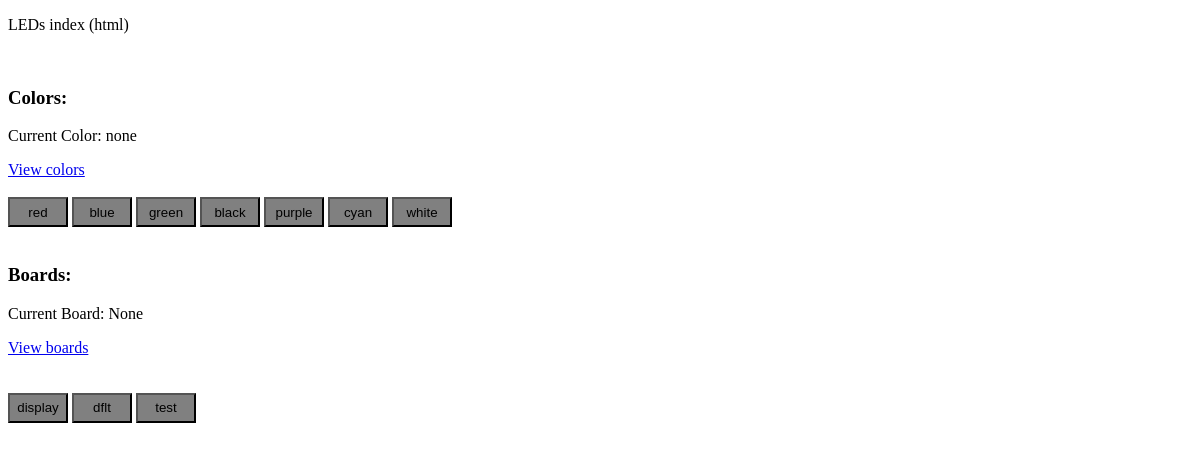
Screenshot of /leds/ (signed in) with the database file from the repository.
### leds/models.py (models this page shows, shortened)
class Color(models.Model):
    label = models.CharField(default="no_label", max_length=20)
    r = models.PositiveSmallIntegerField(default=0)
    g = models.PositiveSmallIntegerField(default=0)
    b = models.PositiveSmallIntegerField(default=0)
    def json(self):
        dat = serializers.serialize("json", [self])
        return dat

class Board(models.Model):
    height = models.PositiveSmallIntegerField(default=8)
    width = models.PositiveSmallIntegerField(default=32)
    label = models.CharField(default="board", max_length=30)

### leds/views.py (the view)
# urls.py: path('', views.index, name='index'),
def index(request):
    all_colors = Color.objects.all() # change to selected colors
    all_boards = Board.objects.all() # change to selected boards
    try:
        current_color_label = request.session['current_color']
    except:
        current_color_label = None
    try:
        current_board_label = request.session['current_board']
        current_board = Board.objects.get(label=current_board_label)
        current_arr = current_board.display_arr()
    except:
        current_board = None
        current_arr = None
    context = {
        'current_arr': current_arr,
        'colors': all_colors,
        'boards': all_boards,
        'current_color': current_color_label,
        'current_board': current_board
     }
    return render(request, 'leds/index.html', context)

### leds/templates/leds/index.html (shortened to what this page needs)
{% extends "leds/base.html" %}
{% block body %}
    <p>LEDs index (html)</p>
    <br>
    {% block colors %}
        {% include "leds/color_preview.html" %}
    {% endblock %}
    <br>
    <br>
    {% block boards %}
        {% include "leds/board_preview.html" %}
    {% endblock %}
    <br>
{% endblock %}

### leds/templates/leds/color_preview.html
<h3>Colors:</h3>
<p>Current Color: {{ current_color }}</p>
<a href='colors/'>View colors</a><br>
<br>
{% for color in colors %}
<form class='led' action='colorClick/{{ color.label }}/' method='GET'>
    <button class='color' type='submit' onclick="changeCurrentColor(
        this, '{{ color.json }}')">{{ color.label }}</button>
</form>
{% endfor %}

### leds/templates/leds/board_preview.html
<h3>Boards:</h3>
<p>Current Board: {{ current_board }}</p>
<a href='boards/'>View boards</a><br>
<br><br>
{% for board in boards %}
<form class='led' action='boardClick/{{ board.label }}/' method='GET'>
    <button class='board' type='submit'>{{ board.label }}</button>
</form>
{% endfor %}

### leds/static/leds/style.css (style rules this page uses)
:root { --button-size: 30px; --button-margin: 5px; }
form.led { display: inline; }
button.color { background-color: gray; width: 60px; height: 30px; color: var(--color); }
button.board { background-color: gray; width: 60px; height: 30px; }

### rows the page displays
Color: label "red"
Color: label "blue"
Color: label "green"
Color: label "black"
Color: label "purple"
Color: label "cyan"
Color: label "white"
Board: label "display"
Board: label "dflt"
Board: label "test"

### other values shown
{{ current_color }} "none"
{{ current_board }} "None"
